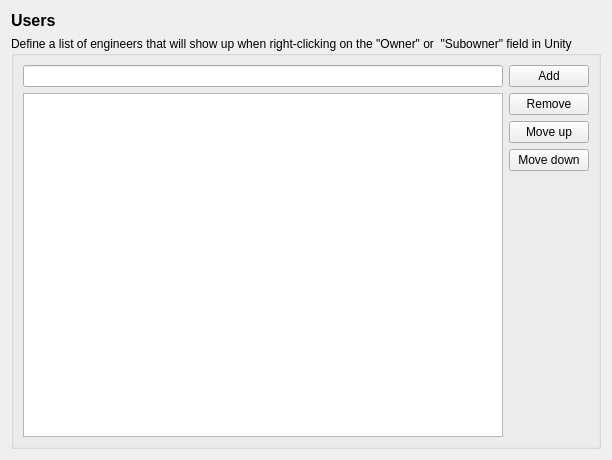
     <widget class="QWidget" name="page_5">
      <layout class="QGridLayout" name="gridLayout_21">
       <item row="0" column="0">
        <widget class="QLabel" name="label_25">
         <property name="font">
          <font>
           <pointsize>12</pointsize>
           <weight>75</weight>
           <bold>true</bold>
          </font>
         </property>
         <property name="text">
          <string>Users</string>
         </property>
        </widget>
       </item>
       <item row="2" column="0" colspan="2">
        <widget class="QGroupBox" name="qbossEngineersGroupBox">
         <property name="title">
          <string>Define a list of engineers that will show up when right-clicking on the &quot;Owner&quot; or  &quot;Subowner&quot; field in Unity</string>
         </property>
         <layout class="QGridLayout" name="gridLayout_30">
          <item row="0" column="0">
           <widget class="QLineEdit" name="engineerLineEdit"/>
          </item>
          <item row="1" column="0" rowspan="2">
           <widget class="QListWidget" name="cfg_engineerList"/>
          </item>
          <item row="2" column="1">
           <spacer name="verticalSpacer_4">
            <property name="orientation">
             <enum>Qt::Vertical</enum>
            </property>
            <property name="sizeHint" stdset="0">
             <size>
              <width>20</width>
              <height>266</height>
             </size>
            </property>
           </spacer>
          </item>
          <item row="0" column="1" rowspan="2">
           <layout class="QGridLayout" name="gridLayout_22">
            <item row="0" column="0">
             <widget class="QPushButton" name="engineerAddButton">
              <property name="text">
               <string>Add</string>
              </property>
              <property name="icon">
               <iconset resource="../kueue.qrc">
                <normaloff>:/icons/menus/add.png</normaloff>:/icons/menus/add.png</iconset>
              </property>
             </widget>
            </item>
            <item row="1" column="0">
             <widget class="QPushButton" name="engineerRemoveButton">
              <property name="text">
               <string>Remove</string>
              </property>
              <property name="icon">
               <iconset resource="../kueue.qrc">
                <normaloff>:/icons/menus/remove.png</normaloff>:/icons/menus/remove.png</iconset>
              </property>
             </widget>
            </item>
            <item row="2" column="0">
             <widget class="QPushButton" name="engineerMoveUpButton">
              <property name="text">
               <string>Move up</string>
              </property>
              <property name="icon">
               <iconset resource="../kueue.qrc">
                <normaloff>:/icons/menus/up.png</normaloff>:/icons/menus/up.png</iconset>
              </property>
             </widget>
            </item>
            <item row="3" column="0">
             <widget class="QPushButton" name="engineerMoveDownButton">
              <property name="text">
               <string>Move down</string>
              </property>
              <property name="icon">
               <iconset resource="../kueue.qrc">
                <normaloff>:/icons/menus/down.png</normaloff>:/icons/menus/down.png</iconset>
              </property>
             </widget>
            </item>
           </layout>
          </item>
         </layout>
        </widget>
       </item>
      </layout>
     </widget>
